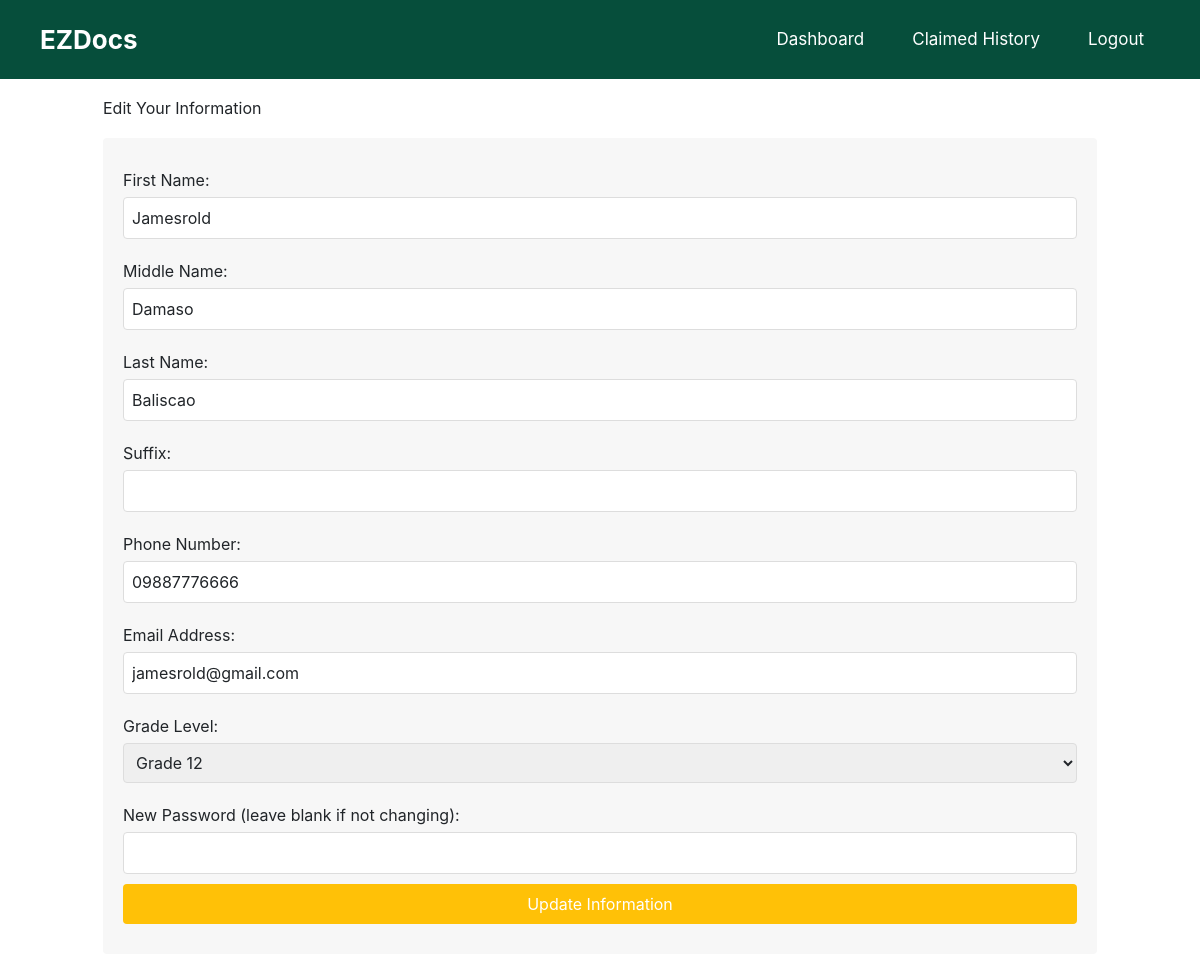
Page /profile.php (signed in) on the earlier database version.
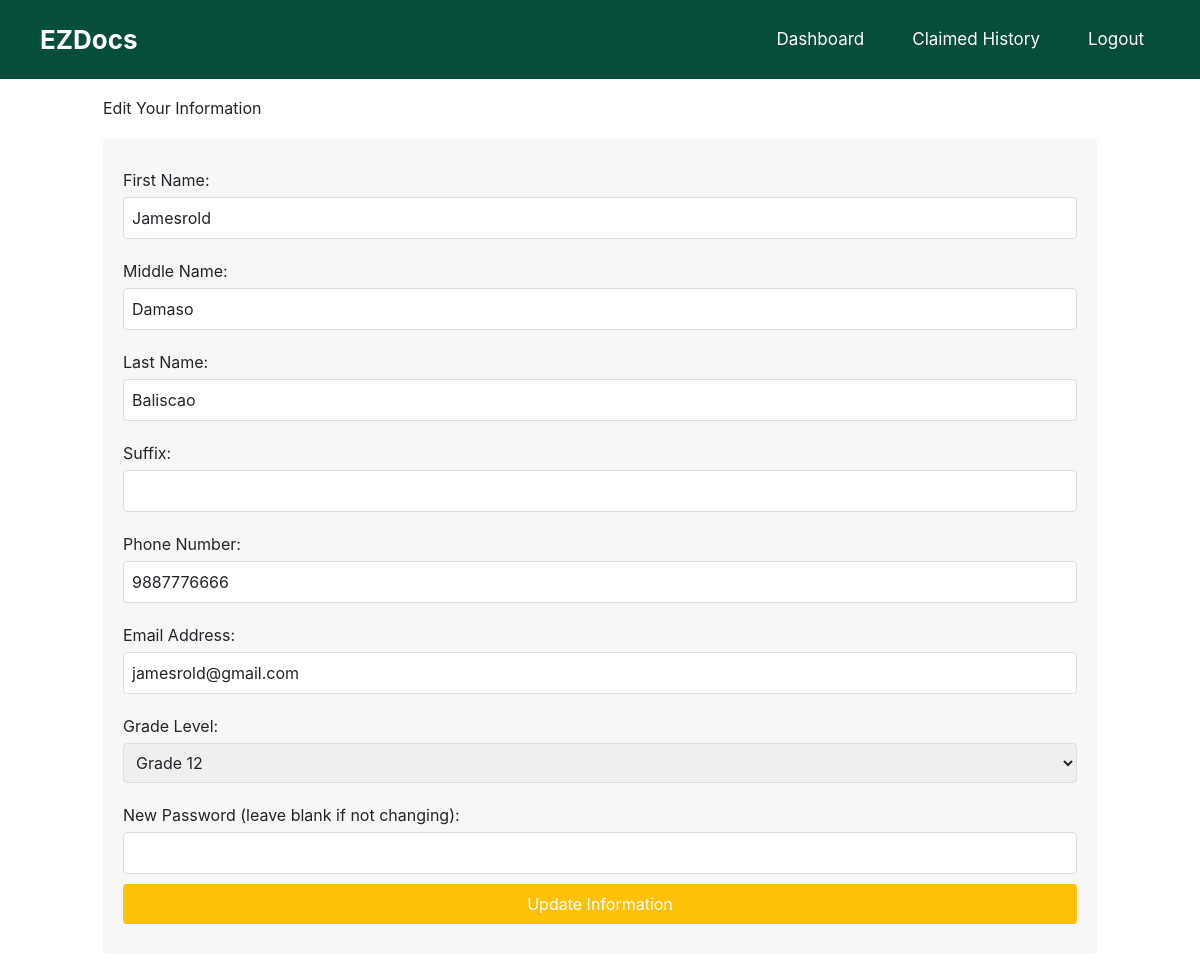
Same page on the later database version.
### tables this page shows
CREATE TABLE `student_tbl` (
  `id` int(255) NOT NULL,
  `studentId` bigint(12) NOT NULL,
  `firstname` varchar(100) NOT NULL,
  `middlename` varchar(100) NOT NULL,
  `lastname` varchar(100) NOT NULL,
  `suffix` varchar(10) NOT NULL,
  `gradeLevel` varchar(50) NOT NULL,
  `phoneNumber` bigint(20) NOT NULL,
  `emailAddress` varchar(100) NOT NULL,
  `password` varchar(100) NOT NULL
);

### profile.php (the view, shortened to what this page needs)
<?php
include_once("_conn/connection.php");
$studentId = $_SESSION['studentId'];
$studentSql = "SELECT * FROM student_tbl WHERE studentId='$studentId'";
$result = mysqli_query($conn, $studentSql);
$student = mysqli_fetch_assoc($result);
?>
<!DOCTYPE html>
<html lang="en">
<head>
    <?php include("_includes/styles.php"); ?>
</head>
<?php
    include("_includes/styles.php");
    include("_includes/scripts.php");
    ?>
<body>
    <nav class="flex flex-row items-center justify-between px-10 py-4 bg-emerald-900">
        <h1 class="font-bold text-[26px] text-white">EZDocs</h1>
        <ul class="flex flex-row gap-x-4 !p-0 !m-0 list-none">
            <li>
                <a class="block text-white text-[17px] font-regular hover:no-underline px-3" href="index.php">
                    Dashboard
                </a>
            </li>
            <li>
                <a class="block text-white text-[17px] font-regular hover:no-underline px-3" href="claim/claim_history.php">
                    Claimed History
                </a>
            </li>
            <li>
                <a class="block text-white text-[17px] font-regular hover:no-underline px-3" id="btnLogout" type="button">
                    Logout
                </a>
            </li>
        </ul>
    </nav>
    <div class="container">
        <h1>Edit Your Information</h1>
        <div class="box">
            <form method="POST" action="">
                <label for="firstname">First Name:</label>
                <input type="text" id="firstname" name="firstname" value="<?php echo htmlspecialchars($student['firstname']); ?>" required>
                <label for="middlename">Middle Name:</label>
                <input type="text" id="middlename" name="middlename" value="<?php echo htmlspecialchars($student['middlename']); ?>">
                <label for="lastname">Last Name:</label>
                <input type="text" id="lastname" name="lastname" value="<?php echo htmlspecialchars($student['lastname']); ?>" required>
                <label for="suffix">Suffix:</label>
                <input type="text" id="suffix" name="suffix" value="<?php echo htmlspecialchars($student['suffix']); ?>">
                <label for="phoneNumber">Phone Number:</label>
                <input type="text" id="phoneNumber" name="phoneNumber" value="<?php echo htmlspecialchars($student['phoneNumber']); ?>" required>
                <label for="emailAddress">Email Address:</label>
                <input type="email" id="emailAddress" name="emailAddress" value="<?php echo htmlspecialchars($student['emailAddress']); ?>" required>
                <label for="gradeLevel">Grade Level:</label>
                <select id="gradeLevel" name="gradeLevel" required>
                    <?php
                    for ($i = 7; $i <= 12; $i++) {
                        $selected = $student['gradeLevel'] == $i ? 'selected' : '';
                        echo "<option value='$i' $selected>Grade $i</option>";
                    }
                    ?>
                </select>
                <label for="password">New Password (leave blank if not changing):</label>
                <input type="password" id="password" name="password">
                <input type="submit" value="Update Information">
            </form>
        </div>
    </div>
</body>
</html>

Differences in the rows shown:
changed student_tbl "Jamesrold": phoneNumber "09887776666" → "9887776666"
